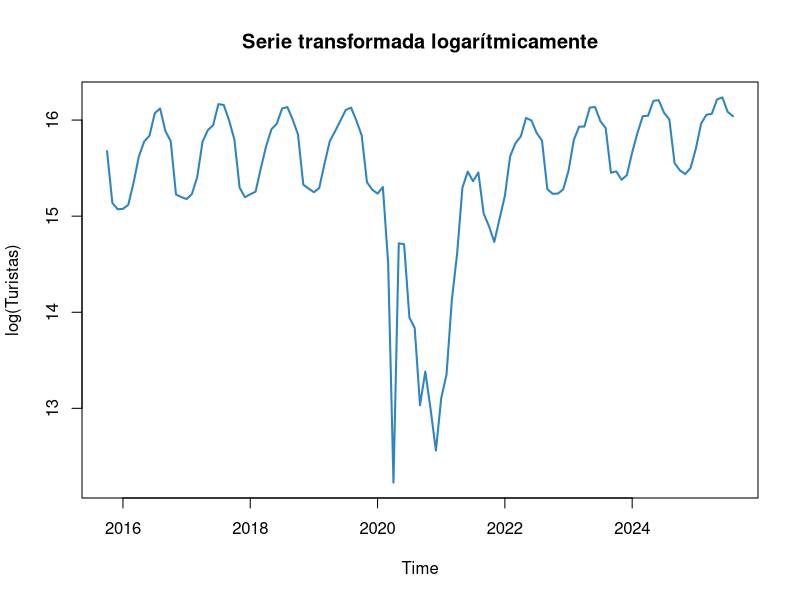
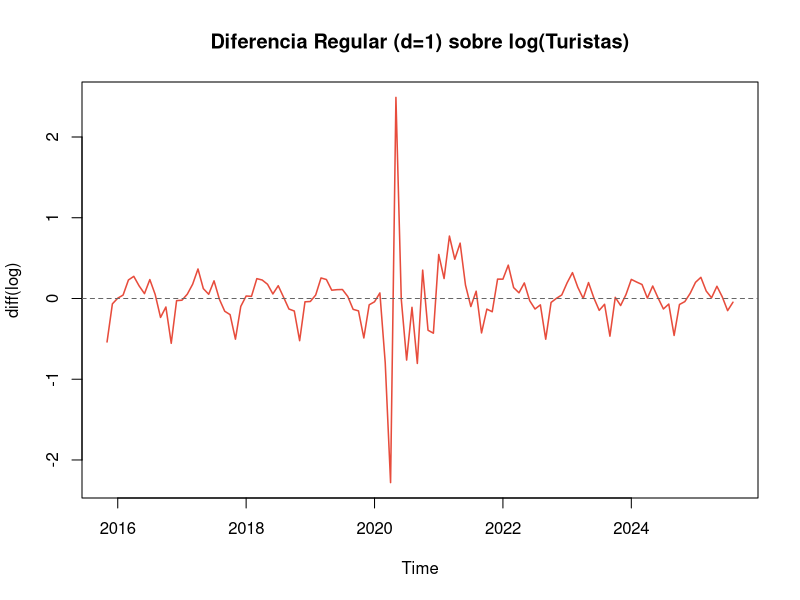
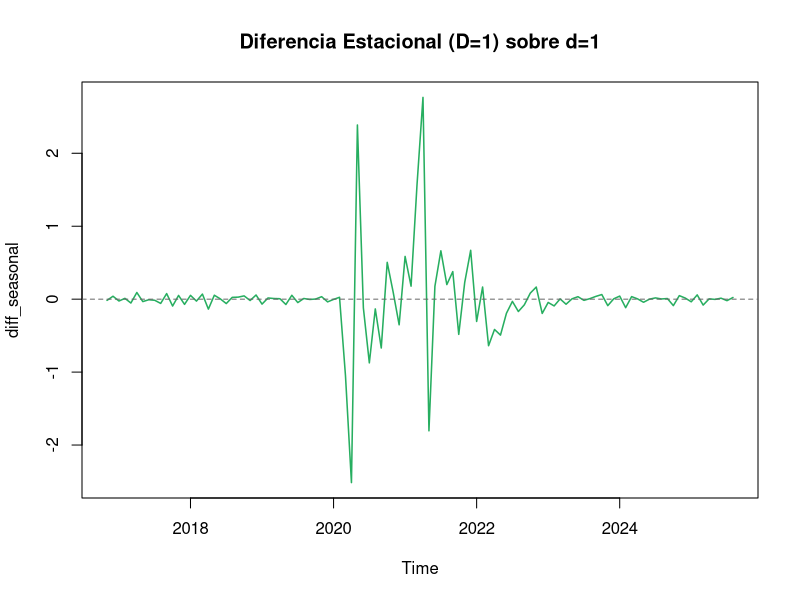
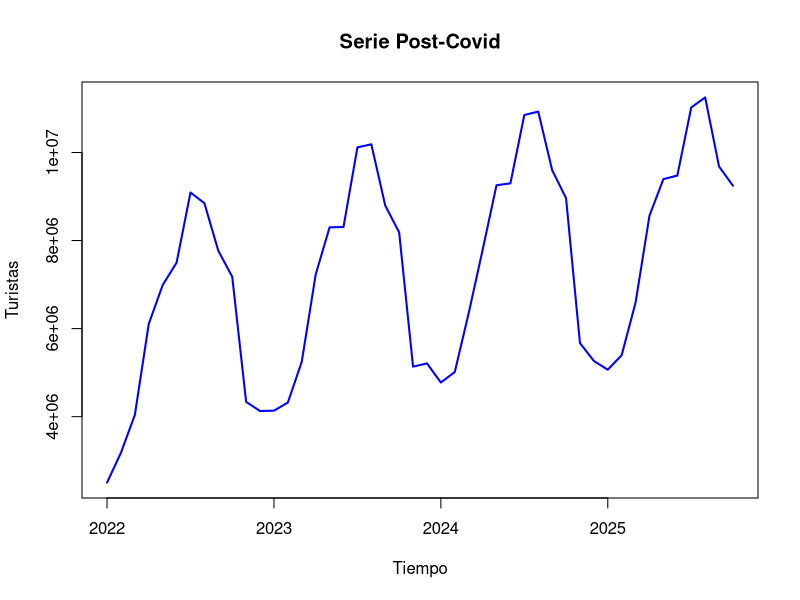
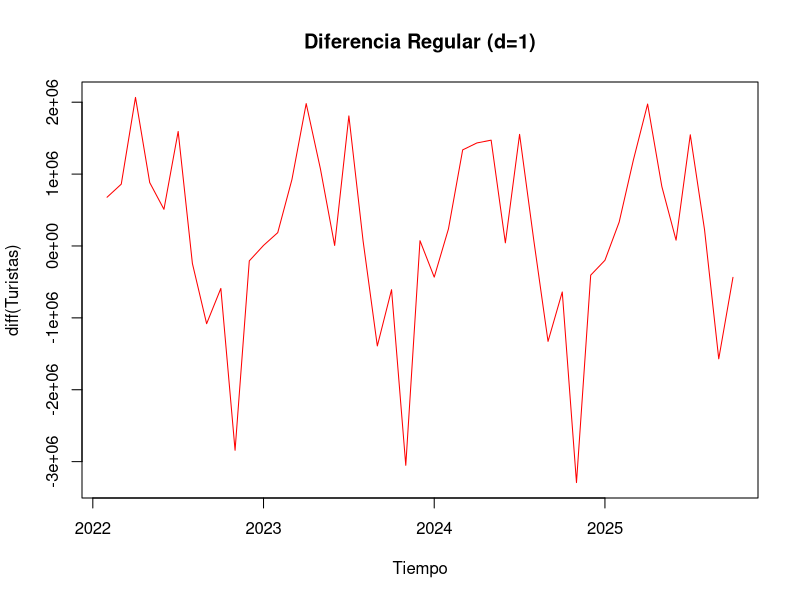
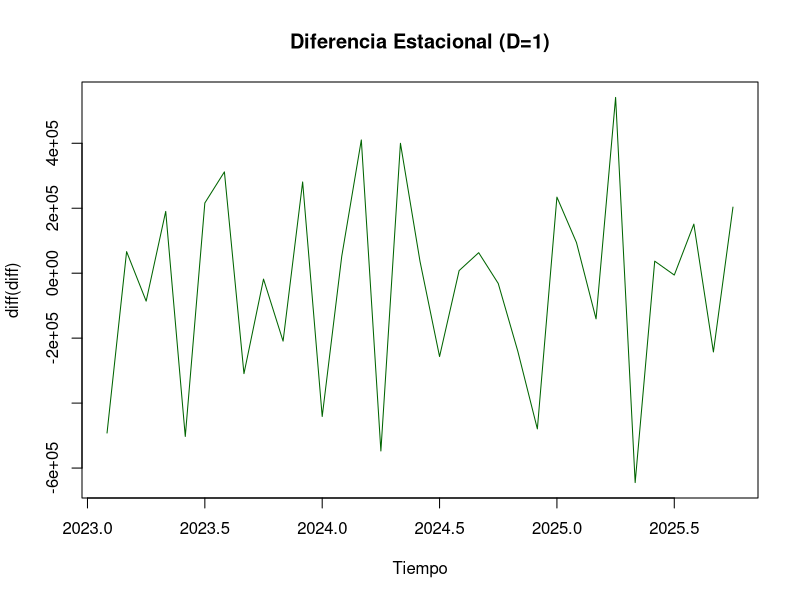
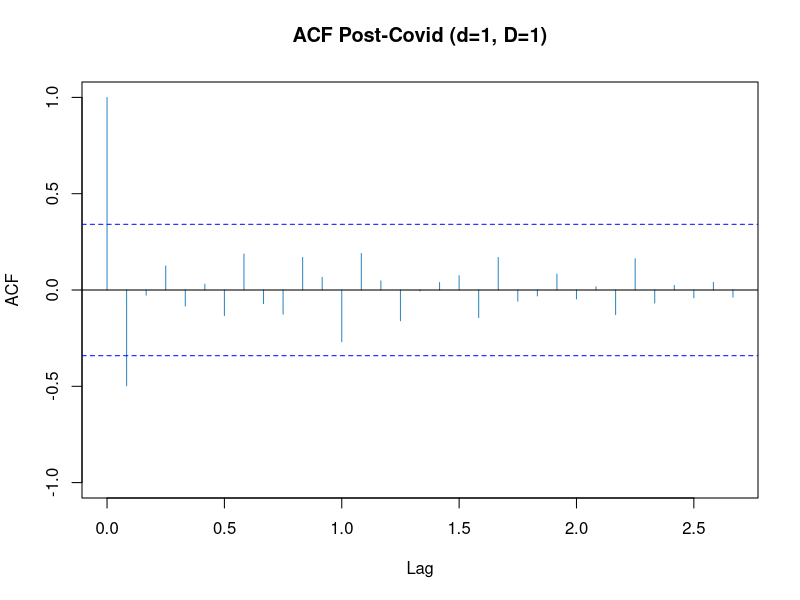
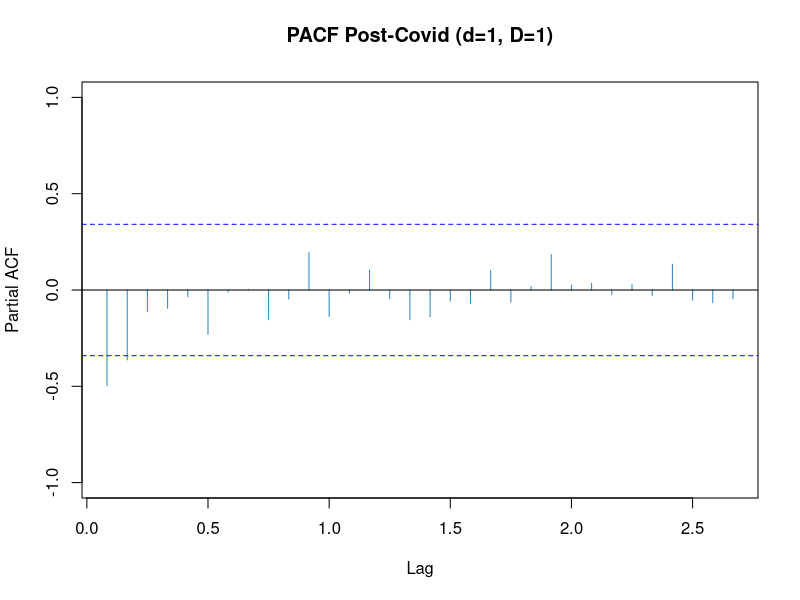

These charts were generated, in order, by the following R code:
## ---- chunk 1
knitr::opts_chunk$set(echo = TRUE)
## ---- chunk 2
# 1. Lectura y formateo de fechas
df = read.csv("Turistas_Limpio.csv")
df$Fecha = as.Date(paste0(substr(df$Periodo,1,4), "-", substr(df$Periodo,6,7), "-01"))

# 2. Creación de la Serie Temporal Original
turistas = ts(df$Total,
               start = c(as.numeric(substr(df$Periodo[1],1,4)),
                         as.numeric(substr(df$Periodo[1],6,7))),
               frequency = 12)

# 3. Transformaciones para Estacionariedad (Serie Completa)
z_t = log(turistas)                               
z_diff = diff(z_t, differences = 1)              
z_diff_season = diff(z_diff, lag = 12, differences = 1)
## ---- chunk 3
plot(z_t, 
     main = "Serie transformada logarítmicamente", 
     ylab = "log(Turistas)", 
     col = "#2E86C1", lwd = 2)

## ---- chunk 4
plot(z_diff, 
     main = "Diferencia Regular (d=1) sobre log(Turistas)", 
     ylab = "diff(log)", 
     col = "#E74C3C", lwd = 1.5)
abline(h = 0, col = "gray40", lty = 2)
## ---- chunk 5
plot(z_diff_season, 
     main = "Diferencia Estacional (D=1) sobre d=1", 
     ylab = "diff_seasonal", 
     col = "#27AE60", lwd = 1.5)
abline(h = 0, col = "gray40", lty = 2)
## ---- chunk 6
# 1. Filtrar solo datos post-COVID (desde 2022M01)
df_post = df[df$Fecha >= as.Date("2022-01-01"), ]

turistas_post = ts(df_post$Total,
                    start = c(2022, 1),
                    frequency = 12)

# 2. Aplicación de diferencias en serie aditiva (Post-COVID)
z_post = turistas_post
z_post_diff = diff(z_post, differences = 1)
z_post_diff_season = diff(z_post_diff, lag = 12, differences = 1)
## ---- chunk 7
plot(z_post, main = "Serie Post-Covid",
     ylab = "Turistas", xlab = "Tiempo", col = "blue", lwd = 2)
## ---- chunk 8
plot(z_post_diff, main = "Diferencia Regular (d=1)",
     ylab = "diff(Turistas)", xlab = "Tiempo", col = "red")
## ---- chunk 9
plot(z_post_diff_season, main = "Diferencia Estacional (D=1)",
     ylab = "diff(diff)", xlab = "Tiempo", col = "darkgreen")
## ---- chunk 10
# 1. Gráfico ACF
acf(z_post_diff_season,
    lag.max = 36,
    ylim = c(-1, 1),
    main = "ACF Post-Covid (d=1, D=1)",
    col = "#2E86C1")
## ---- chunk 11
# 2. Gráfico PACF
pacf(z_post_diff_season,
     lag.max = 36,
     ylim = c(-1, 1),
     main = "PACF Post-Covid (d=1, D=1)",
     col = "#2E86C1")
## ---- chunk 12
library(forecast)
library(knitr)

# Ajuste automático del mejor modelo SARIMA
fit_auto_post = auto.arima(turistas_post,
                            seasonal = TRUE,
                            lambda = "auto") 

# Extraer valores para validación
fit_final = fit_auto_post
res = residuals(fit_final)
fit_final
pred=predict(fit_final, n.ahead = 12)
tail(res,1)
yhat = InvBoxCox(pred$pred, lambda = 1.139516)  # escala original
tabla <- data.frame(
  Z_hat = as.numeric(pred$pred),  # transformado
  Y_hat = as.numeric(yhat)         # escala original
)

kable(tabla)
## ---- chunk 13
lambda_val = fit_final$lambda

yhat = InvBoxCox(pred$pred, lambda = lambda_val)

lim_sup = InvBoxCox(pred$pred + 1.96 * pred$se, lambda = lambda_val)
lim_inf = InvBoxCox(pred$pred - 1.96 * pred$se, lambda = lambda_val)

limite_superior_grafico = max(turistas_post, lim_sup)
limite_inferior_grafico = min(turistas_post, lim_inf)

ts.plot(turistas_post, yhat, 
        lty = c(1,3), 
        col = c("black", "blue"),
        main = "Predicción ARIMA(0,1,1)(0,1,0)12",
        ylab = "Total Turistas",
        xlab = "Tiempo",
        ylim = c(limite_inferior_grafico, limite_superior_grafico))

lines(lim_sup, col = "red", lty = 2)
lines(lim_inf, col = "red", lty = 2)

legend("topleft", 
       legend = c("Histórico", "Predicción", "IC 95%"),
       col = c("black", "blue", "red"), 
       lty = c(1, 3, 2), 
       bty = "n")
## ---- chunk 14
# 1. Residuos en el tiempo
plot(res, type = "l", main = "Residuos en el tiempo", ylab = "Residuos")
abline(h = 0, col = "red")
## ---- chunk 15
# 2. Residuos estandarizados
res_std = res / sd(res)
plot(res_std, type = "l", ylim = c(-4, 4), main = "Residuos Estandarizados")
abline(h = c(-2, 0, 2), col = c("blue", "red", "blue"), lty = c(2, 1, 2), lwd = 1)
## ---- chunk 16
# 3. ACF de residuos
acf(res, lag.max = 36, main = "ACF de Residuos", col = "gray40")
## ---- chunk 17
# 4. PACF de residuos
pacf(res, lag.max = 36, main = "PACF de Residuos", col = "gray40")
## ---- chunk 18
# 1. Histograma de Residuos
hist(res, breaks = 12, main = "Distribución de Residuos", 
     xlab = "Residuos", col = "steelblue", border = "white")
## ---- chunk 19
# 2. QQ-Plot de Residuos
qqnorm(res, main = "QQ-plot de Residuos")
qqline(res, col = "red", lwd = 2)
## ---- chunk 20
# 3. Test Estadístico de Normalidad (Shapiro-Wilk)
test_shapiro = shapiro.test(res)

# Creamos un dataframe para que kable pueda renderizarlo
tabla_shapiro = data.frame(
  Estadistico = test_shapiro$statistic,
  P_Valor = test_shapiro$p.value,
  Metodo = test_shapiro$method
)

library(knitr)
kable(tabla_shapiro, 
      digits = 4, 
      caption = "Resultado del Test de Normalidad de Shapiro-Wilk",
      col.names = c("Estadístico W", "p-valor", "Método"))
## ---- chunk 21
# Cálculo del RMSE en escala original
rmse_arima_ok = sqrt(mean((turistas_post - fitted(fit_final))^2, na.rm = TRUE))

# Visualización del ajuste
plot(turistas_post, lwd = 2, main = "Ajuste del Modelo ARIMA: Post-COVID", ylab = "Turistas", las = 1)
lines(fitted(fit_final), col = "red", lty = 2, lwd = 2)

legend("topleft", legend = c("Real", "Ajustado ARIMA"), 
       col = c("black", "red"), lwd = 2, lty = c(1, 2), bty = "n")

cat("El RMSE del modelo ARIMA final es:", round(rmse_arima_ok, 2))
## ---- chunk 22
## Predicción a Futuro
# 1. Generar el pronóstico para los próximos 12 meses
pronostico_arima = forecast(fit_final, h = 12)

# 2. Mostrar los valores predichos en una tabla estética
# Usamos zoo para convertir el tiempo de la serie en fechas legibles
tiempos = zoo::as.yearmon(time(pronostico_arima$mean))

tabla_pronostico = data.frame(
  Mes = as.character(tiempos),
  Prediccion = as.numeric(pronostico_arima$mean),
  Lim_Inf_95 = as.numeric(pronostico_arima$lower[,2]),
  Lim_Sup_95 = as.numeric(pronostico_arima$upper[,2])
)

library(knitr)
kable(tabla_pronostico, 
      digits = 2, 
      caption = "Valores Predichos para los próximos 12 meses (Intervalo de Confianza 95%)",
      col.names = c("Mes/Año", "Valor Predicho", "Lím. Inf (95%)", "Lím. Sup (95%)"))
